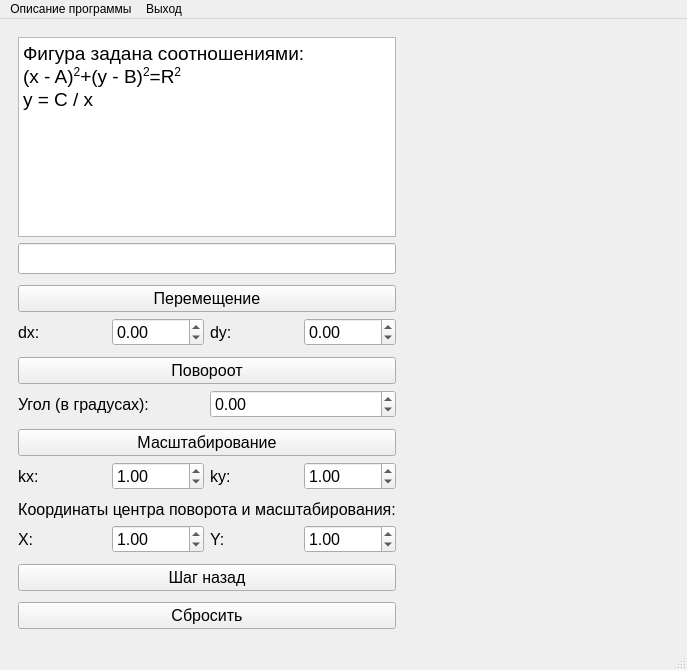
<?xml version="1.0" encoding="UTF-8"?>
<ui version="4.0">
 <class>MainWindow</class>
 <widget class="QMainWindow" name="MainWindow">
  <property name="geometry">
   <rect>
    <x>0</x>
    <y>0</y>
    <width>687</width>
    <height>670</height>
   </rect>
  </property>
  <property name="windowTitle">
   <string>MainWindow</string>
  </property>
  <widget class="QWidget" name="centralwidget">
   <layout class="QHBoxLayout" name="horizontalLayout">
    <item>
     <widget class="QWidget" name="toolbar_wdgt" native="true">
      <property name="maximumSize">
       <size>
        <width>800</width>
        <height>16777215</height>
       </size>
      </property>
      <property name="font">
       <font>
        <pointsize>12</pointsize>
       </font>
      </property>
      <layout class="QVBoxLayout" name="verticalLayout">
       <item>
        <widget class="QTextBrowser" name="textBrowser">
         <property name="sizePolicy">
          <sizepolicy hsizetype="Expanding" vsizetype="Fixed">
           <horstretch>0</horstretch>
           <verstretch>0</verstretch>
          </sizepolicy>
         </property>
         <property name="minimumSize">
          <size>
           <width>0</width>
           <height>200</height>
          </size>
         </property>
         <property name="maximumSize">
          <size>
           <width>16777215</width>
           <height>200</height>
          </size>
         </property>
         <property name="font">
          <font>
           <pointsize>12</pointsize>
          </font>
         </property>
         <property name="html">
          <string>&lt;!DOCTYPE HTML PUBLIC &quot;-//W3C//DTD HTML 4.0//EN&quot; &quot;http://www.w3.org/TR/REC-html40/strict.dtd&quot;&gt;
&lt;html&gt;&lt;head&gt;&lt;meta name=&quot;qrichtext&quot; content=&quot;1&quot; /&gt;&lt;style type=&quot;text/css&quot;&gt;
p, li { white-space: pre-wrap; }
&lt;/style&gt;&lt;/head&gt;&lt;body style=&quot; font-family:'MS Shell Dlg 2'; font-size:12pt; font-weight:400; font-style:normal;&quot;&gt;
&lt;p style=&quot; margin-top:0px; margin-bottom:0px; margin-left:0px; margin-right:0px; -qt-block-indent:0; text-indent:0px;&quot;&gt;&lt;span style=&quot; font-size:14pt;&quot;&gt;Фигура задана соотношениями:&lt;/span&gt;&lt;/p&gt;
&lt;p style=&quot; margin-top:0px; margin-bottom:0px; margin-left:0px; margin-right:0px; -qt-block-indent:0; text-indent:0px;&quot;&gt;&lt;span style=&quot; font-size:14pt;&quot;&gt;(x - A)&lt;/span&gt;&lt;span style=&quot; font-size:14pt; vertical-align:super;&quot;&gt;2&lt;/span&gt;&lt;span style=&quot; font-size:14pt;&quot;&gt;+(y - B)&lt;/span&gt;&lt;span style=&quot; font-size:14pt; vertical-align:super;&quot;&gt;2&lt;/span&gt;&lt;span style=&quot; font-size:14pt;&quot;&gt;=R&lt;/span&gt;&lt;span style=&quot; font-size:14pt; vertical-align:super;&quot;&gt;2&lt;/span&gt;&lt;span style=&quot; font-size:14pt;&quot;&gt; &lt;/span&gt;&lt;/p&gt;
&lt;p style=&quot; margin-top:0px; margin-bottom:0px; margin-left:0px; margin-right:0px; -qt-block-indent:0; text-indent:0px;&quot;&gt;&lt;span style=&quot; font-size:14pt;&quot;&gt;y = C / x&lt;/span&gt;&lt;/p&gt;&lt;/body&gt;&lt;/html&gt;</string>
         </property>
        </widget>
       </item>
       <item>
        <widget class="QLineEdit" name="figure_params_le">
         <property name="font">
          <font>
           <pointsize>14</pointsize>
          </font>
         </property>
         <property name="readOnly">
          <bool>true</bool>
         </property>
        </widget>
       </item>
       <item>
        <spacer name="verticalSpacer_6">
         <property name="orientation">
          <enum>Qt::Vertical</enum>
         </property>
         <property name="sizeHint" stdset="0">
          <size>
           <width>20</width>
           <height>40</height>
          </size>
         </property>
        </spacer>
       </item>
       <item>
        <widget class="QPushButton" name="shift_btn">
         <property name="font">
          <font>
           <pointsize>12</pointsize>
          </font>
         </property>
         <property name="text">
          <string>Перемещение</string>
         </property>
        </widget>
       </item>
       <item>
        <layout class="QHBoxLayout" name="horizontalLayout_7">
         <property name="spacing">
          <number>6</number>
         </property>
         <item>
          <widget class="QLabel" name="label_10">
           <property name="sizePolicy">
            <sizepolicy hsizetype="Minimum" vsizetype="Preferred">
             <horstretch>0</horstretch>
             <verstretch>0</verstretch>
            </sizepolicy>
           </property>
           <property name="font">
            <font>
             <pointsize>12</pointsize>
            </font>
           </property>
           <property name="text">
            <string>dx:</string>
           </property>
          </widget>
         </item>
         <item>
          <widget class="QDoubleSpinBox" name="dx_dsp">
           <property name="font">
            <font>
             <pointsize>12</pointsize>
            </font>
           </property>
           <property name="frame">
            <bool>true</bool>
           </property>
           <property name="minimum">
            <double>-9999.989999999999782</double>
           </property>
           <property name="maximum">
            <double>9999.989999999999782</double>
           </property>
           <property name="singleStep">
            <double>0.500000000000000</double>
           </property>
          </widget>
         </item>
         <item>
          <widget class="QLabel" name="label_11">
           <property name="font">
            <font>
             <pointsize>12</pointsize>
            </font>
           </property>
           <property name="text">
            <string>dy:</string>
           </property>
          </widget>
         </item>
         <item>
          <widget class="QDoubleSpinBox" name="dy_dsp">
           <property name="font">
            <font>
             <pointsize>12</pointsize>
            </font>
           </property>
           <property name="frame">
            <bool>true</bool>
           </property>
           <property name="minimum">
            <double>-9999.989999999999782</double>
           </property>
           <property name="maximum">
            <double>9999.989999999999782</double>
           </property>
           <property name="singleStep">
            <double>0.500000000000000</double>
           </property>
          </widget>
         </item>
        </layout>
       </item>
       <item>
        <spacer name="verticalSpacer_2">
         <property name="orientation">
          <enum>Qt::Vertical</enum>
         </property>
         <property name="sizeHint" stdset="0">
          <size>
           <width>20</width>
           <height>40</height>
          </size>
         </property>
        </spacer>
       </item>
       <item>
        <widget class="QPushButton" name="rotate_btn">
         <property name="font">
          <font>
           <pointsize>12</pointsize>
          </font>
         </property>
         <property name="text">
          <string>Повороот</string>
         </property>
        </widget>
       </item>
       <item>
        <layout class="QHBoxLayout" name="horizontalLayout_3">
         <property name="spacing">
          <number>6</number>
         </property>
         <item>
          <widget class="QLabel" name="label_5">
           <property name="font">
            <font>
             <pointsize>12</pointsize>
            </font>
           </property>
           <property name="text">
            <string>Угол (в градусах):</string>
           </property>
          </widget>
         </item>
         <item>
          <widget class="QDoubleSpinBox" name="angle_dsp">
           <property name="font">
            <font>
             <pointsize>12</pointsize>
            </font>
           </property>
           <property name="minimum">
            <double>-9999.989999999999782</double>
           </property>
           <property name="maximum">
            <double>9999.989999999999782</double>
           </property>
          </widget>
         </item>
        </layout>
       </item>
       <item>
        <spacer name="verticalSpacer_3">
         <property name="orientation">
          <enum>Qt::Vertical</enum>
         </property>
         <property name="sizeHint" stdset="0">
          <size>
           <width>20</width>
           <height>40</height>
          </size>
         </property>
        </spacer>
       </item>
       <item>
        <widget class="QPushButton" name="scaling_btn">
         <property name="font">
          <font>
           <pointsize>12</pointsize>
          </font>
         </property>
         <property name="text">
          <string>Масштабирование</string>
         </property>
        </widget>
       </item>
       <item>
        <layout class="QHBoxLayout" name="horizontalLayout_8">
         <property name="spacing">
          <number>6</number>
         </property>
         <item>
          <widget class="QLabel" name="label_12">
           <property name="sizePolicy">
            <sizepolicy hsizetype="Minimum" vsizetype="Preferred">
             <horstretch>0</horstretch>
             <verstretch>0</verstretch>
            </sizepolicy>
           </property>
           <property name="font">
            <font>
             <pointsize>12</pointsize>
            </font>
           </property>
           <property name="text">
            <string>kx:</string>
           </property>
          </widget>
         </item>
         <item>
          <widget class="QDoubleSpinBox" name="kx_dsp">
           <property name="font">
            <font>
             <pointsize>12</pointsize>
            </font>
           </property>
           <property name="frame">
            <bool>true</bool>
           </property>
           <property name="minimum">
            <double>-9999.989999999999782</double>
           </property>
           <property name="maximum">
            <double>9999.989999999999782</double>
           </property>
           <property name="singleStep">
            <double>0.500000000000000</double>
           </property>
           <property name="value">
            <double>1.000000000000000</double>
           </property>
          </widget>
         </item>
         <item>
          <widget class="QLabel" name="label_13">
           <property name="font">
            <font>
             <pointsize>12</pointsize>
            </font>
           </property>
           <property name="text">
            <string>ky:</string>
           </property>
          </widget>
         </item>
         <item>
          <widget class="QDoubleSpinBox" name="ky_dsp">
           <property name="font">
            <font>
             <pointsize>12</pointsize>
            </font>
           </property>
           <property name="frame">
            <bool>true</bool>
           </property>
           <property name="minimum">
            <double>-9999.989999999999782</double>
           </property>
           <property name="maximum">
            <double>9999.989999999999782</double>
           </property>
           <property name="singleStep">
            <double>0.500000000000000</double>
           </property>
           <property name="value">
            <double>1.000000000000000</double>
           </property>
          </widget>
         </item>
        </layout>
       </item>
       <item>
        <spacer name="verticalSpacer_4">
         <property name="orientation">
          <enum>Qt::Vertical</enum>
         </property>
         <property name="sizeHint" stdset="0">
          <size>
           <width>20</width>
           <height>40</height>
          </size>
         </property>
        </spacer>
       </item>
       <item>
        <widget class="QLabel" name="label_3">
         <property name="sizePolicy">
          <sizepolicy hsizetype="Preferred" vsizetype="Fixed">
           <horstretch>0</horstretch>
           <verstretch>0</verstretch>
          </sizepolicy>
         </property>
         <property name="font">
          <font>
           <pointsize>12</pointsize>
           <weight>50</weight>
           <bold>false</bold>
          </font>
         </property>
         <property name="text">
          <string>Координаты центра поворота и масштабирования:</string>
         </property>
         <property name="alignment">
          <set>Qt::AlignCenter</set>
         </property>
        </widget>
       </item>
       <item>
        <layout class="QHBoxLayout" name="horizontalLayout_2">
         <property name="spacing">
          <number>6</number>
         </property>
         <item>
          <widget class="QLabel" name="label">
           <property name="sizePolicy">
            <sizepolicy hsizetype="Minimum" vsizetype="Preferred">
             <horstretch>0</horstretch>
             <verstretch>0</verstretch>
            </sizepolicy>
           </property>
           <property name="font">
            <font>
             <pointsize>12</pointsize>
            </font>
           </property>
           <property name="text">
            <string>X:</string>
           </property>
          </widget>
         </item>
         <item>
          <widget class="QDoubleSpinBox" name="cx_dsp">
           <property name="font">
            <font>
             <pointsize>12</pointsize>
            </font>
           </property>
           <property name="frame">
            <bool>true</bool>
           </property>
           <property name="minimum">
            <double>-9999.989999999999782</double>
           </property>
           <property name="maximum">
            <double>9999.989999999999782</double>
           </property>
           <property name="singleStep">
            <double>0.500000000000000</double>
           </property>
           <property name="value">
            <double>1.000000000000000</double>
           </property>
          </widget>
         </item>
         <item>
          <widget class="QLabel" name="label_2">
           <property name="font">
            <font>
             <pointsize>12</pointsize>
            </font>
           </property>
           <property name="text">
            <string>Y:</string>
           </property>
          </widget>
         </item>
         <item>
          <widget class="QDoubleSpinBox" name="cy_dsp">
           <property name="font">
            <font>
             <pointsize>12</pointsize>
            </font>
           </property>
           <property name="frame">
            <bool>true</bool>
           </property>
           <property name="minimum">
            <double>-9999.989999999999782</double>
           </property>
           <property name="maximum">
            <double>9999.989999999999782</double>
           </property>
           <property name="singleStep">
            <double>0.500000000000000</double>
           </property>
           <property name="value">
            <double>1.000000000000000</double>
           </property>
          </widget>
         </item>
        </layout>
       </item>
       <item>
        <spacer name="verticalSpacer_5">
         <property name="orientation">
          <enum>Qt::Vertical</enum>
         </property>
         <property name="sizeHint" stdset="0">
          <size>
           <width>20</width>
           <height>40</height>
          </size>
         </property>
        </spacer>
       </item>
       <item>
        <widget class="QPushButton" name="step_back_btn">
         <property name="font">
          <font>
           <pointsize>12</pointsize>
          </font>
         </property>
         <property name="text">
          <string>Шаг назад</string>
         </property>
        </widget>
       </item>
       <item>
        <spacer name="verticalSpacer">
         <property name="orientation">
          <enum>Qt::Vertical</enum>
         </property>
         <property name="sizeHint" stdset="0">
          <size>
           <width>20</width>
           <height>40</height>
          </size>
         </property>
        </spacer>
       </item>
       <item>
        <widget class="QPushButton" name="reset_btn">
         <property name="font">
          <font>
           <pointsize>12</pointsize>
          </font>
         </property>
         <property name="text">
          <string>Сбросить</string>
         </property>
        </widget>
       </item>
      </layout>
     </widget>
    </item>
    <item>
     <widget class="QStackedWidget" name="stackedWidget">
      <property name="enabled">
       <bool>true</bool>
      </property>
      <property name="sizePolicy">
       <sizepolicy hsizetype="Expanding" vsizetype="Expanding">
        <horstretch>0</horstretch>
        <verstretch>0</verstretch>
       </sizepolicy>
      </property>
      <property name="minimumSize">
       <size>
        <width>0</width>
        <height>0</height>
       </size>
      </property>
      <property name="maximumSize">
       <size>
        <width>16777215</width>
        <height>16777215</height>
       </size>
      </property>
      <property name="font">
       <font>
        <pointsize>12</pointsize>
       </font>
      </property>
      <property name="currentIndex">
       <number>0</number>
      </property>
      <widget class="QWidget" name="page_1">
       <property name="styleSheet">
        <string notr="true"/>
       </property>
      </widget>
      <widget class="QWidget" name="page_2"/>
     </widget>
    </item>
   </layout>
  </widget>
  <widget class="QMenuBar" name="menubar">
   <property name="geometry">
    <rect>
     <x>0</x>
     <y>0</y>
     <width>687</width>
     <height>22</height>
    </rect>
   </property>
   <widget class="QMenu" name="info_qm">
    <property name="font">
     <font>
      <pointsize>12</pointsize>
     </font>
    </property>
    <property name="title">
     <string>Описание программы</string>
    </property>
   </widget>
   <widget class="QMenu" name="exit_pbtn">
    <property name="font">
     <font>
      <pointsize>12</pointsize>
     </font>
    </property>
    <property name="title">
     <string>Выход</string>
    </property>
   </widget>
   <addaction name="info_qm"/>
   <addaction name="exit_pbtn"/>
  </widget>
  <widget class="QStatusBar" name="statusbar">
   <property name="font">
    <font>
     <pointsize>11</pointsize>
    </font>
   </property>
  </widget>
 </widget>
 <resources/>
 <connections/>
</ui>
